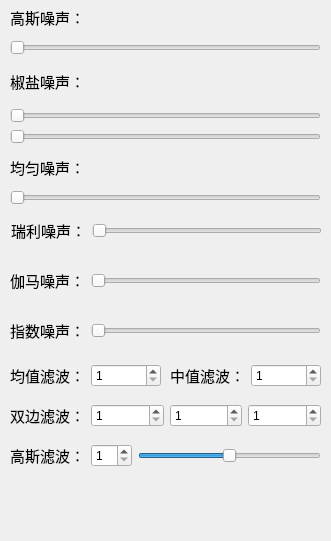
    <widget class="QWidget" name="NosieFilter">
     <property name="geometry">
      <rect>
       <x>0</x>
       <y>0</y>
       <width>331</width>
       <height>541</height>
      </rect>
     </property>
     <attribute name="label">
      <string>噪声与滤波</string>
     </attribute>
     <widget class="QWidget" name="layoutWidget">
      <property name="geometry">
       <rect>
        <x>10</x>
        <y>0</y>
        <width>311</width>
        <height>55</height>
       </rect>
      </property>
      <layout class="QVBoxLayout" name="verticalLayout_3">
       <item>
        <widget class="QLabel" name="label_2">
         <property name="font">
          <font>
           <family>微软雅黑</family>
           <pointsize>11</pointsize>
          </font>
         </property>
         <property name="text">
          <string>高斯噪声：</string>
         </property>
        </widget>
       </item>
       <item>
        <widget class="QSlider" name="GSsigmaSlider">
         <property name="minimum">
          <number>0</number>
         </property>
         <property name="maximum">
          <number>100</number>
         </property>
         <property name="orientation">
          <enum>Qt::Horizontal</enum>
         </property>
         <property name="tickPosition">
          <enum>QSlider::NoTicks</enum>
         </property>
        </widget>
       </item>
      </layout>
     </widget>
     <widget class="QWidget" name="layoutWidget_2">
      <property name="geometry">
       <rect>
        <x>10</x>
        <y>150</y>
        <width>311</width>
        <height>55</height>
       </rect>
      </property>
      <layout class="QVBoxLayout" name="verticalLayout_4">
       <item>
        <widget class="QLabel" name="label_3">
         <property name="font">
          <font>
           <family>微软雅黑</family>
           <pointsize>11</pointsize>
          </font>
         </property>
         <property name="text">
          <string>均匀噪声：</string>
         </property>
        </widget>
       </item>
       <item>
        <widget class="QSlider" name="UniSigmaSlider">
         <property name="minimum">
          <number>0</number>
         </property>
         <property name="maximum">
          <number>100</number>
         </property>
         <property name="orientation">
          <enum>Qt::Horizontal</enum>
         </property>
         <property name="tickPosition">
          <enum>QSlider::NoTicks</enum>
         </property>
        </widget>
       </item>
      </layout>
     </widget>
     <widget class="QWidget" name="layoutWidget_3">
      <property name="geometry">
       <rect>
        <x>10</x>
        <y>260</y>
        <width>311</width>
        <height>41</height>
       </rect>
      </property>
      <layout class="QHBoxLayout" name="horizontalLayout_2">
       <item>
        <widget class="QLabel" name="label_11">
         <property name="font">
          <font>
           <family>微软雅黑</family>
           <pointsize>11</pointsize>
          </font>
         </property>
         <property name="text">
          <string>伽马噪声：</string>
         </property>
        </widget>
       </item>
       <item>
        <widget class="QSlider" name="GammaSlider">
         <property name="minimum">
          <number>0</number>
         </property>
         <property name="maximum">
          <number>100</number>
         </property>
         <property name="orientation">
          <enum>Qt::Horizontal</enum>
         </property>
         <property name="tickPosition">
          <enum>QSlider::NoTicks</enum>
         </property>
        </widget>
       </item>
      </layout>
     </widget>
     <widget class="QWidget" name="layoutWidget_4">
      <property name="geometry">
       <rect>
        <x>10</x>
        <y>310</y>
        <width>311</width>
        <height>41</height>
       </rect>
      </property>
      <layout class="QHBoxLayout" name="horizontalLayout_3">
       <item>
        <widget class="QLabel" name="label_12">
         <property name="font">
          <font>
           <family>微软雅黑</family>
           <pointsize>11</pointsize>
          </font>
         </property>
         <property name="text">
          <string>指数噪声：</string>
         </property>
        </widget>
       </item>
       <item>
        <widget class="QSlider" name="ExpSlider">
         <property name="minimum">
          <number>0</number>
         </property>
         <property name="maximum">
          <number>100</number>
         </property>
         <property name="orientation">
          <enum>Qt::Horizontal</enum>
         </property>
         <property name="tickPosition">
          <enum>QSlider::NoTicks</enum>
         </property>
        </widget>
       </item>
      </layout>
     </widget>
     <widget class="QWidget" name="layoutWidget_5">
      <property name="geometry">
       <rect>
        <x>170</x>
        <y>360</y>
        <width>151</width>
        <height>31</height>
       </rect>
      </property>
      <layout class="QHBoxLayout" name="horizontalLayout_5">
       <item>
        <widget class="QLabel" name="label_14">
         <property name="font">
          <font>
           <family>微软雅黑</family>
           <pointsize>11</pointsize>
          </font>
         </property>
         <property name="text">
          <string>中值滤波：</string>
         </property>
        </widget>
       </item>
       <item>
        <widget class="QSpinBox" name="MedianspinBox">
         <property name="minimum">
          <number>1</number>
         </property>
         <property name="singleStep">
          <number>2</number>
         </property>
         <property name="value">
          <number>1</number>
         </property>
        </widget>
       </item>
      </layout>
     </widget>
     <widget class="QWidget" name="layoutWidget">
      <property name="geometry">
       <rect>
        <x>10</x>
        <y>60</y>
        <width>311</width>
        <height>84</height>
       </rect>
      </property>
      <layout class="QVBoxLayout" name="verticalLayout_2">
       <item>
        <widget class="QLabel" name="label">
         <property name="font">
          <font>
           <family>微软雅黑</family>
           <pointsize>11</pointsize>
          </font>
         </property>
         <property name="text">
          <string>椒盐噪声：</string>
         </property>
        </widget>
       </item>
       <item>
        <widget class="QSlider" name="SaltSlider">
         <property name="maximum">
          <number>100</number>
         </property>
         <property name="value">
          <number>0</number>
         </property>
         <property name="sliderPosition">
          <number>0</number>
         </property>
         <property name="orientation">
          <enum>Qt::Horizontal</enum>
         </property>
        </widget>
       </item>
       <item>
        <widget class="QSlider" name="PepperSlider">
         <property name="maximum">
          <number>100</number>
         </property>
         <property name="orientation">
          <enum>Qt::Horizontal</enum>
         </property>
         <property name="tickPosition">
          <enum>QSlider::NoTicks</enum>
         </property>
        </widget>
       </item>
      </layout>
     </widget>
     <widget class="QWidget" name="layoutWidget">
      <property name="geometry">
       <rect>
        <x>11</x>
        <y>210</y>
        <width>311</width>
        <height>41</height>
       </rect>
      </property>
      <layout class="QHBoxLayout" name="horizontalLayout">
       <item>
        <widget class="QLabel" name="label_6">
         <property name="font">
          <font>
           <family>微软雅黑</family>
           <pointsize>11</pointsize>
          </font>
         </property>
         <property name="text">
          <string>瑞利噪声：</string>
         </property>
        </widget>
       </item>
       <item>
        <widget class="QSlider" name="ReilSlider">
         <property name="minimum">
          <number>0</number>
         </property>
         <property name="maximum">
          <number>100</number>
         </property>
         <property name="orientation">
          <enum>Qt::Horizontal</enum>
         </property>
         <property name="tickPosition">
          <enum>QSlider::NoTicks</enum>
         </property>
        </widget>
       </item>
      </layout>
     </widget>
     <widget class="QWidget" name="layoutWidget">
      <property name="geometry">
       <rect>
        <x>10</x>
        <y>360</y>
        <width>151</width>
        <height>31</height>
       </rect>
      </property>
      <layout class="QHBoxLayout" name="horizontalLayout_4">
       <item>
        <widget class="QLabel" name="label_13">
         <property name="font">
          <font>
           <family>微软雅黑</family>
           <pointsize>11</pointsize>
          </font>
         </property>
         <property name="text">
          <string>均值滤波：</string>
         </property>
        </widget>
       </item>
       <item>
        <widget class="QSpinBox" name="MeanspinBox">
         <property name="minimum">
          <number>1</number>
         </property>
         <property name="singleStep">
          <number>2</number>
         </property>
         <property name="value">
          <number>1</number>
         </property>
        </widget>
       </item>
      </layout>
     </widget>
     <widget class="QWidget" name="layoutWidget">
      <property name="geometry">
       <rect>
        <x>10</x>
        <y>400</y>
        <width>311</width>
        <height>31</height>
       </rect>
      </property>
      <layout class="QHBoxLayout" name="horizontalLayout_6">
       <item>
        <widget class="QLabel" name="label_15">
         <property name="font">
          <font>
           <family>微软雅黑</family>
           <pointsize>11</pointsize>
          </font>
         </property>
         <property name="text">
          <string>双边滤波：</string>
         </property>
        </widget>
       </item>
       <item>
        <widget class="QSpinBox" name="BilaspinBox">
         <property name="minimum">
          <number>1</number>
         </property>
         <property name="singleStep">
          <number>2</number>
         </property>
         <property name="value">
          <number>1</number>
         </property>
        </widget>
       </item>
       <item>
        <widget class="QSpinBox" name="BilaCspinBox">
         <property name="minimum">
          <number>1</number>
         </property>
         <property name="singleStep">
          <number>2</number>
         </property>
         <property name="value">
          <number>1</number>
         </property>
        </widget>
       </item>
       <item>
        <widget class="QSpinBox" name="BilaSspinBox">
         <property name="minimum">
          <number>1</number>
         </property>
         <property name="singleStep">
          <number>2</number>
         </property>
         <property name="value">
          <number>1</number>
         </property>
        </widget>
       </item>
      </layout>
     </widget>
     <widget class="QWidget" name="layoutWidget">
      <property name="geometry">
       <rect>
        <x>10</x>
        <y>440</y>
        <width>311</width>
        <height>31</height>
       </rect>
      </property>
      <layout class="QHBoxLayout" name="horizontalLayout_7">
       <item>
        <widget class="QLabel" name="label_16">
         <property name="font">
          <font>
           <family>微软雅黑</family>
           <pointsize>11</pointsize>
          </font>
         </property>
         <property name="text">
          <string>高斯滤波：</string>
         </property>
        </widget>
       </item>
       <item>
        <widget class="QSpinBox" name="GausspinBox">
         <property name="minimum">
          <number>1</number>
         </property>
         <property name="singleStep">
          <number>2</number>
         </property>
         <property name="value">
          <number>1</number>
         </property>
        </widget>
       </item>
       <item>
        <widget class="QSlider" name="GaussigmaSlider">
         <property name="minimum">
          <number>-100</number>
         </property>
         <property name="maximum">
          <number>100</number>
         </property>
         <property name="orientation">
          <enum>Qt::Horizontal</enum>
         </property>
         <property name="tickPosition">
          <enum>QSlider::NoTicks</enum>
         </property>
        </widget>
       </item>
      </layout>
     </widget>
    </widget>
